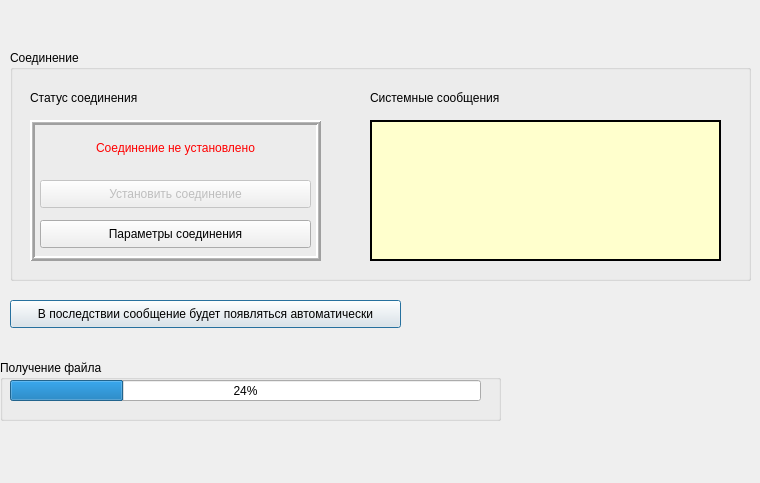
<?xml version="1.0" encoding="UTF-8"?>
<ui version="4.0">
 <class>Recieve_file_mode</class>
 <widget class="QDialog" name="Recieve_file_mode">
  <property name="geometry">
   <rect>
    <x>0</x>
    <y>0</y>
    <width>760</width>
    <height>483</height>
   </rect>
  </property>
  <property name="windowTitle">
   <string>Dialog</string>
  </property>
  <widget class="QPushButton" name="Soglsie_to_recieve_file_button">
   <property name="geometry">
    <rect>
     <x>10</x>
     <y>300</y>
     <width>391</width>
     <height>28</height>
    </rect>
   </property>
   <property name="text">
    <string>В последствии сообщение будет появляться автоматически</string>
   </property>
  </widget>
  <widget class="QGroupBox" name="Connect_groupBox">
   <property name="geometry">
    <rect>
     <x>10</x>
     <y>50</y>
     <width>741</width>
     <height>231</height>
    </rect>
   </property>
   <property name="title">
    <string>Соединение</string>
   </property>
   <widget class="QFrame" name="Status_frame">
    <property name="geometry">
     <rect>
      <x>20</x>
      <y>70</y>
      <width>291</width>
      <height>141</height>
     </rect>
    </property>
    <property name="frameShape">
     <enum>QFrame::Box</enum>
    </property>
    <property name="frameShadow">
     <enum>QFrame::Raised</enum>
    </property>
    <property name="lineWidth">
     <number>2</number>
    </property>
    <property name="midLineWidth">
     <number>1</number>
    </property>
    <widget class="QLabel" name="Connection_status_label">
     <property name="geometry">
      <rect>
       <x>20</x>
       <y>20</y>
       <width>251</width>
       <height>16</height>
      </rect>
     </property>
     <property name="styleSheet">
      <string notr="true">color: rgb(255, 0, 0);</string>
     </property>
     <property name="text">
      <string>Соединение не установлено</string>
     </property>
     <property name="alignment">
      <set>Qt::AlignCenter</set>
     </property>
    </widget>
    <widget class="QPushButton" name="Do_connect_button">
     <property name="enabled">
      <bool>false</bool>
     </property>
     <property name="geometry">
      <rect>
       <x>10</x>
       <y>60</y>
       <width>271</width>
       <height>28</height>
      </rect>
     </property>
     <property name="text">
      <string>Установить соединение</string>
     </property>
    </widget>
    <widget class="QPushButton" name="objectName">
     <property name="geometry">
      <rect>
       <x>10</x>
       <y>100</y>
       <width>271</width>
       <height>28</height>
      </rect>
     </property>
     <property name="text">
      <string>Параметры соединения</string>
     </property>
    </widget>
   </widget>
   <widget class="QLabel" name="Connect_status_frame_label">
    <property name="geometry">
     <rect>
      <x>20</x>
      <y>40</y>
      <width>141</width>
      <height>16</height>
     </rect>
    </property>
    <property name="text">
     <string>Статус соединения</string>
    </property>
   </widget>
   <widget class="QFrame" name="frame_4">
    <property name="geometry">
     <rect>
      <x>360</x>
      <y>70</y>
      <width>351</width>
      <height>141</height>
     </rect>
    </property>
    <property name="styleSheet">
     <string notr="true">background-color: rgb(255, 255, 205);</string>
    </property>
    <property name="frameShape">
     <enum>QFrame::Box</enum>
    </property>
    <property name="frameShadow">
     <enum>QFrame::Plain</enum>
    </property>
    <property name="lineWidth">
     <number>2</number>
    </property>
    <property name="midLineWidth">
     <number>1</number>
    </property>
   </widget>
   <widget class="QLabel" name="System_message_label">
    <property name="geometry">
     <rect>
      <x>360</x>
      <y>40</y>
      <width>171</width>
      <height>16</height>
     </rect>
    </property>
    <property name="text">
     <string>Системные сообщения</string>
    </property>
   </widget>
  </widget>
  <widget class="QGroupBox" name="groupBox">
   <property name="geometry">
    <rect>
     <x>0</x>
     <y>360</y>
     <width>501</width>
     <height>61</height>
    </rect>
   </property>
   <property name="title">
    <string>Получение файла</string>
   </property>
   <widget class="QProgressBar" name="Recieving_progressBar">
    <property name="geometry">
     <rect>
      <x>10</x>
      <y>20</y>
      <width>471</width>
      <height>21</height>
     </rect>
    </property>
    <property name="value">
     <number>24</number>
    </property>
   </widget>
  </widget>
 </widget>
 <resources/>
 <connections/>
</ui>
